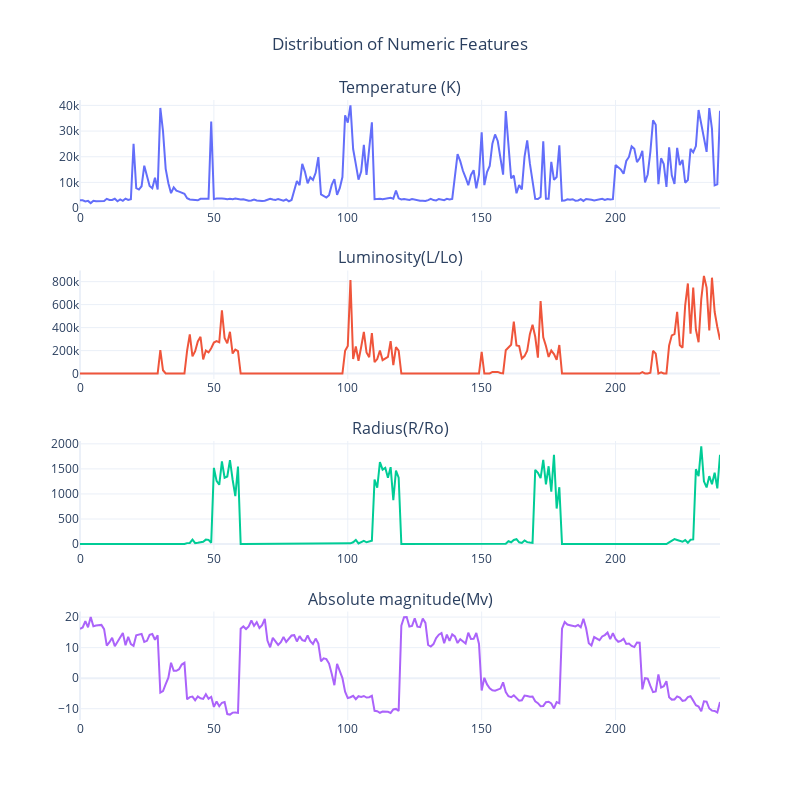

The cell this chart's notebook holds for it:
### Code cell
fig4 = create_line_plots(star_df)

fig4.show()

### Figure 1 — Plotly figure (JSON) as saved in the notebook; plotly's stock layout.template omitted (floating-point values rounded to 4 significant figures; data arrays with more than 128 entries replaced by an {"elided": "..."} marker saying what was removed)
{"data": [{"mode": "lines", "name": "Temperature (K)", "type": "scatter", "xaxis": "x", "y": {"elided": "240 int values"}, "yaxis": "y"}, {"mode": "lines", "name": "Luminosity(L/Lo)", "type": "scatter", "xaxis": "x2", "y": {"elided": "240 float values"}, "yaxis": "y2"}, {"mode": "lines", "name": "Radius(R/Ro)", "type": "scatter", "xaxis": "x3", "y": {"elided": "240 float values"}, "yaxis": "y3"}, {"mode": "lines", "name": "Absolute magnitude(Mv)", "type": "scatter", "xaxis": "x4", "y": {"elided": "240 float values"}, "yaxis": "y4"}], "layout": {"annotations": [{"font": {"size": 16}, "showarrow": false, "text": "Temperature (K)", "x": 0.5, "xanchor": "center", "xref": "paper", "y": 1, "yanchor": "bottom", "yref": "paper"}, {"font": {"size": 16}, "showarrow": false, "text": "Luminosity(L/Lo)", "x": 0.5, "xanchor": "center", "xref": "paper", "y": 0.725, "yanchor": "bottom", "yref": "paper"}, {"font": {"size": 16}, "showarrow": false, "text": "Radius(R/Ro)", "x": 0.5, "xanchor": "center", "xref": "paper", "y": 0.45, "yanchor": "bottom", "yref": "paper"}, {"font": {"size": 16}, "showarrow": false, "text": "Absolute magnitude(Mv)", "x": 0.5, "xanchor": "center", "xref": "paper", "y": 0.175, "yanchor": "bottom", "yref": "paper"}], "height": 800, "showlegend": false, "title": {"text": "Distribution of Numeric Features", "x": 0.5}, "width": 800, "xaxis": {"anchor": "y", "domain": [0, 1]}, "xaxis2": {"anchor": "y2", "domain": [0, 1]}, "xaxis3": {"anchor": "y3", "domain": [0, 1]}, "xaxis4": {"anchor": "y4", "domain": [0, 1]}, "yaxis": {"anchor": "x", "domain": [0.825, 1]}, "yaxis2": {"anchor": "x2", "domain": [0.55, 0.725]}, "yaxis3": {"anchor": "x3", "domain": [0.275, 0.45]}, "yaxis4": {"anchor": "x4", "domain": [0, 0.175]}}}
